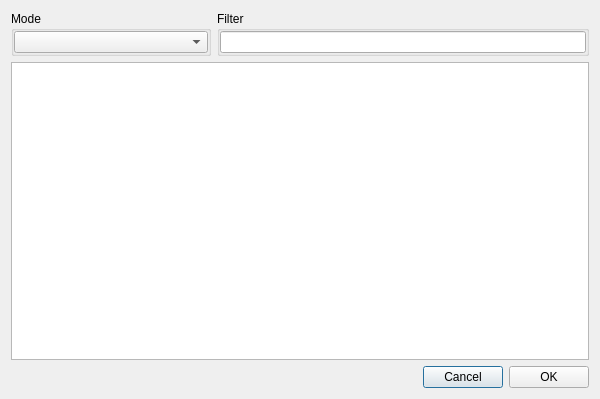
<?xml version="1.0" encoding="UTF-8"?>
<ui version="4.0">
 <class>DialogShortcuts</class>
 <widget class="QDialog" name="DialogShortcuts">
  <property name="geometry">
   <rect>
    <x>0</x>
    <y>0</y>
    <width>600</width>
    <height>399</height>
   </rect>
  </property>
  <property name="windowTitle">
   <string>Dialog</string>
  </property>
  <layout class="QVBoxLayout" name="verticalLayout_3">
   <item>
    <layout class="QHBoxLayout" name="horizontalLayout_2">
     <item>
      <widget class="QGroupBox" name="groupBoxMode">
       <property name="minimumSize">
        <size>
         <width>200</width>
         <height>0</height>
        </size>
       </property>
       <property name="title">
        <string>Mode</string>
       </property>
       <layout class="QVBoxLayout" name="verticalLayout">
        <property name="leftMargin">
         <number>0</number>
        </property>
        <property name="topMargin">
         <number>0</number>
        </property>
        <property name="rightMargin">
         <number>0</number>
        </property>
        <property name="bottomMargin">
         <number>0</number>
        </property>
        <item>
         <widget class="QComboBox" name="comboBoxMode"/>
        </item>
       </layout>
      </widget>
     </item>
     <item>
      <widget class="QGroupBox" name="groupBoxFilter">
       <property name="title">
        <string>Filter</string>
       </property>
       <layout class="QVBoxLayout" name="verticalLayout_2">
        <property name="leftMargin">
         <number>0</number>
        </property>
        <property name="topMargin">
         <number>0</number>
        </property>
        <property name="rightMargin">
         <number>0</number>
        </property>
        <property name="bottomMargin">
         <number>0</number>
        </property>
        <item>
         <widget class="QLineEdit" name="lineEditFilter"/>
        </item>
       </layout>
      </widget>
     </item>
    </layout>
   </item>
   <item>
    <widget class="QTreeView" name="treeViewShortcuts"/>
   </item>
   <item>
    <layout class="QHBoxLayout" name="horizontalLayout">
     <item>
      <spacer name="horizontalSpacer">
       <property name="orientation">
        <enum>Qt::Horizontal</enum>
       </property>
       <property name="sizeHint" stdset="0">
        <size>
         <width>40</width>
         <height>20</height>
        </size>
       </property>
      </spacer>
     </item>
     <item>
      <widget class="QPushButton" name="pushButtonCancel">
       <property name="text">
        <string>Cancel</string>
       </property>
      </widget>
     </item>
     <item>
      <widget class="QPushButton" name="pushButtonOK">
       <property name="text">
        <string>OK</string>
       </property>
      </widget>
     </item>
    </layout>
   </item>
  </layout>
 </widget>
 <resources/>
 <connections/>
</ui>
